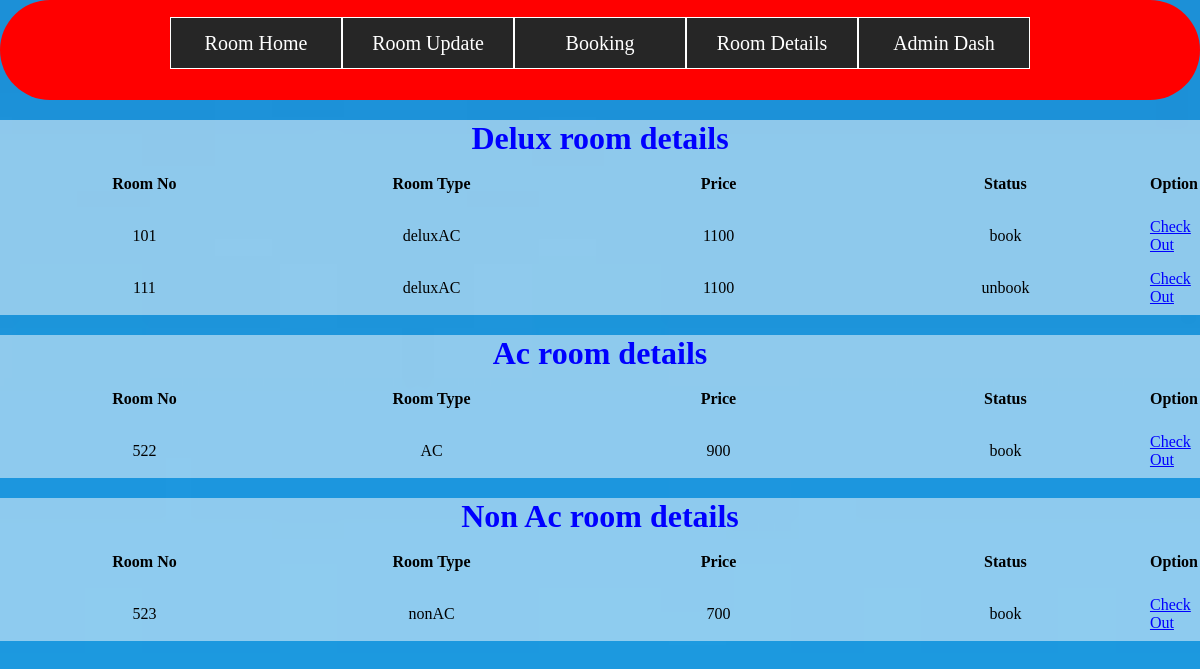
The app's page /admin/roomdetails.php with its own data.
### tables this page shows
CREATE TABLE `deluxacroom` (
  `id` int(11) NOT NULL,
  `roomno` int(20) NOT NULL,
  `roomtype` varchar(20) DEFAULT NULL,
  `price` int(20) NOT NULL,
  `status` varchar(20) NOT NULL DEFAULT 'un book'
);

CREATE TABLE `acroom` (
  `id` int(11) NOT NULL,
  `roomno` int(11) NOT NULL,
  `roomtype` varchar(20) DEFAULT NULL,
  `price` int(11) NOT NULL,
  `status` varchar(20) NOT NULL DEFAULT 'un book'
);

CREATE TABLE `nonac` (
  `id` int(11) NOT NULL,
  `roomno` int(11) NOT NULL,
  `roomtype` varchar(20) DEFAULT NULL,
  `price` int(11) NOT NULL,
  `status` varchar(20) NOT NULL DEFAULT 'un book'
);

### admin/roomdetails.php (the view, shortened to what this page needs)
<?php
include('../dbcon.php');
?>
<!DOCTYPE html>
<html lang="en">
<head>
    <link rel="stylesheet" href="stylee.css">
</head>
<body>
    <div class="wrapper-container">
    <div class="wrapper">
        <ul>
            <li><a href="aroom.php">Room Home</a></li>
            <li><a href="#">Room Update</a>
            </li>
            <li><a href="booking.php">Booking</a></li>
            <li><a href="roomdetails.php">Room Details</a></li>
            <li><a href="admindash.php">Admin Dash</a></li>
        </ul>
    </div>
    </div>
    <div class="admin-room-details">
         <h1 style="color:blue; text-align:center;">Delux room details</h1>
         <table>
             <tr>
                     <th width="25%" height="50px">Room No</th>
                     <th width="25%" height="50px">Room Type</th>
                     <th width="25%" height="50px">Price</th>
                     <th width="25%" height="50px">Status</th>
                     <th width="25%" height="50px">Option</th>
             </tr>
             <?php
                $qry="SELECT * FROM `deluxacroom`";
                $run=mysqli_query($sql,$qry);
                while( $row=mysqli_fetch_assoc($run))
                {
                    $rno=$row['roomno'];
                    $rtype=$row['roomtype'];
                    $price=$row['price'];
                    $status=$row['status'];
                    ?>
                    <tr>
                    <td width="25%" height="50px"><center><?php echo $rno ?></center></td>
                     <td width="25%" height="50px"><center><?php echo $rtype ?></center></td>
                     <td width="25%" height="50px"><center><?php echo $price ?></center></td>
                     <td width="25%" height="50px"><center><?php echo $status ?></center></td>
                     <td><a style="color:blue;" href="co.php? rno=<?php echo $rno; ?>">Check Out</a></td>
                    </tr>
                    <?php
                }
             ?>
         </table>
    </div>
    <div class="admin-room-details">
         <h1 style="color:blue; text-align:center;">Ac room details</h1>
         <table>
             <tr>
                     <th width="25%" height="50px">Room No</th>
                     <th width="25%" height="50px">Room Type</th>
                     <th width="25%" height="50px">Price</th>
                     <th width="25%" height="50px">Status</th>
                     <th width="25%" height="50px">Option</th>
             </tr>
             <?php
                $qry="SELECT * FROM `acroom`";
                $run=mysqli_query($sql,$qry);
                while( $row=mysqli_fetch_assoc($run))
                {
                    $rno=$row['roomno'];
                    $rtype=$row['roomtype'];
                    $price=$row['price'];
                    $status=$row['status'];
                    ?>
                    <tr>
                    <td width="25%" height="50px"><center><?php echo $rno ?></center></td>
                     <td width="25%" height="50px"><center><?php echo $rtype ?></center></td>
                     <td width="25%" height="50px"><center><?php echo $price ?></center></td>
                     <td width="25%" height="50px"><center><?php echo $status ?></center></td>
                     <td><a style="color:blue;" href="co1.php? rno=<?php echo $rno; ?>">Check Out</a></td>
                    </tr>
                    <?php
                }
             ?>
         </table>
    </div>
    <div class="admin-room-details">
         <h1 style="color:blue; text-align:center;">Non Ac room details</h1>
         <table>
             <tr>
                     <th width="25%" height="50px">Room No</th>
                     <th width="25%" height="50px">Room Type</th>
                     <th width="25%" height="50px">Price</th>
                     <th width="25%" height="50px">Status</th>
                     <th width="25%" height="50px">Option</th>
             </tr>
             <?php
                $qry="SELECT * FROM `nonac`";
                $run=mysqli_query($sql,$qry);
                while( $row=mysqli_fetch_assoc($run))
                {
                    $rno=$row['roomno'];
                    $rtype=$row['roomtype'];
                    $price=$row['price'];
                    $status=$row['status'];
                    ?>
                    <tr>
                    <td width="25%" height="50px"><center><?php echo $rno ?></center></td>
                     <td width="25%" height="50px"><center><?php echo $rtype ?></center></td>
                     <td width="25%" height="50px"><center><?php echo $price ?></center></td>
                     <td width="25%" height="50px"><center><?php echo $status ?></center></td>
                     <td><a style="color:blue;" href="co2.php? rno=<?php echo $rno; ?>">Check Out</a></td>
                    </tr>
                    <?php
                }
             ?>
         </table>
    </div>
</body>
</html>

### admin/stylee.css (style rules this page uses)
* { margin: 0; padding: 0; }
.wrapper { width: 860px; margin: 0 auto; }
.wrapper-container { background-color: red; width: 100%; height: 100px; position: relative; border-radius: 50px; }
.wrapper ul { list-style: none; padding-top: 2%; }
.wrapper ul li { background: #262626; width: 170px; border: 1px solid #fff; height: 50px; line-height: 50px; text-align: center; float: left; position: relative; }
.wrapper ul li a { color: #fff; font-size: 20px; text-decoration: none; }

### admin/roomdetails.php (style rules this page uses)
.admin-room-details { background:rgba(255,255,255,0.5); }
.admin-room-details h1 { text-align:center; margin-top: 20px; }
body::before { position: absolute; content: ""; height: 170%; width: 100%; z-index: -1; opacity: 0.89; background: url('../img/adminhotel2.jpg') center center/cover no-repeat; }

### records on screen
deluxacroom: roomno "101", roomtype "deluxAC", price "1100", status "book"
deluxacroom: roomno "111", roomtype "deluxAC", price "1100", status "unbook"
acroom: roomno "522", roomtype "AC", price "900", status "book"
nonac: roomno "523", roomtype "nonAC", price "700", status "book"
